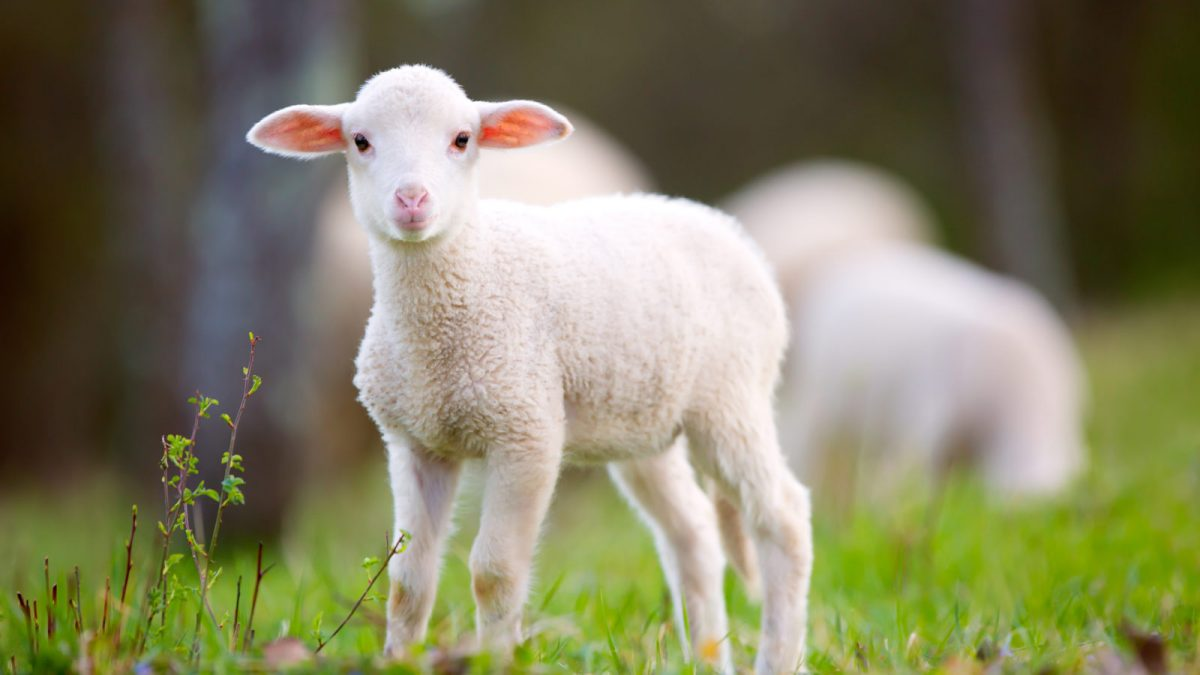
#> input picture HW09/img/pic1.jpg, 1200 x 675 px
$ python PR1.py
#> lines starting #> are read from the running program, lines starting #| are printed output that depends on the picture
import cv2
from pathlib import Path
import os

img_files = os.path.join(Path(__file__).parent.absolute(), "img")

first_image_path = os.path.join(img_files, "pic1.jpg")
first_image_name = first_image_path.strip(".jpg").split("/")[-1]

second_image_path = os.path.join(img_files, "pic2.jpg")
second_image_name = first_image_path.strip(".jpg").split("/")[-1]

third_image_path = os.path.join(img_files, "pic3.jpg")
third_image_name = first_image_path.strip(".jpg").split("/")[-1]

if __name__ == "__main__":
    img = cv2.imread(first_image_path)
#> img is the input picture: shape (675, 1200, 3); mean B, G, R 98.1, 127.9, 130.2
    cv2.imshow(first_image_name, img)

    img_gray = cv2.cvtColor(img, cv2.COLOR_BGR2GRAY)
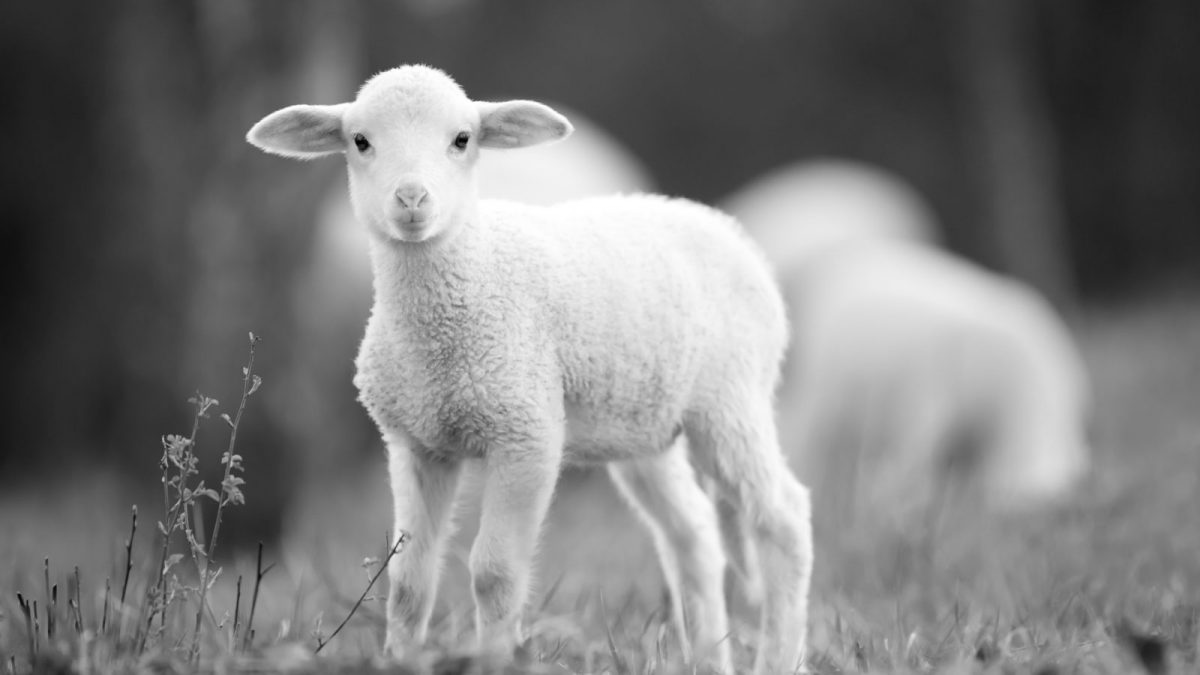
#> img_gray: shape (675, 1200); min 1, max 255, mean 125.2

    cv2.imshow("gray", img_gray)

    cv2.waitKey(0)
